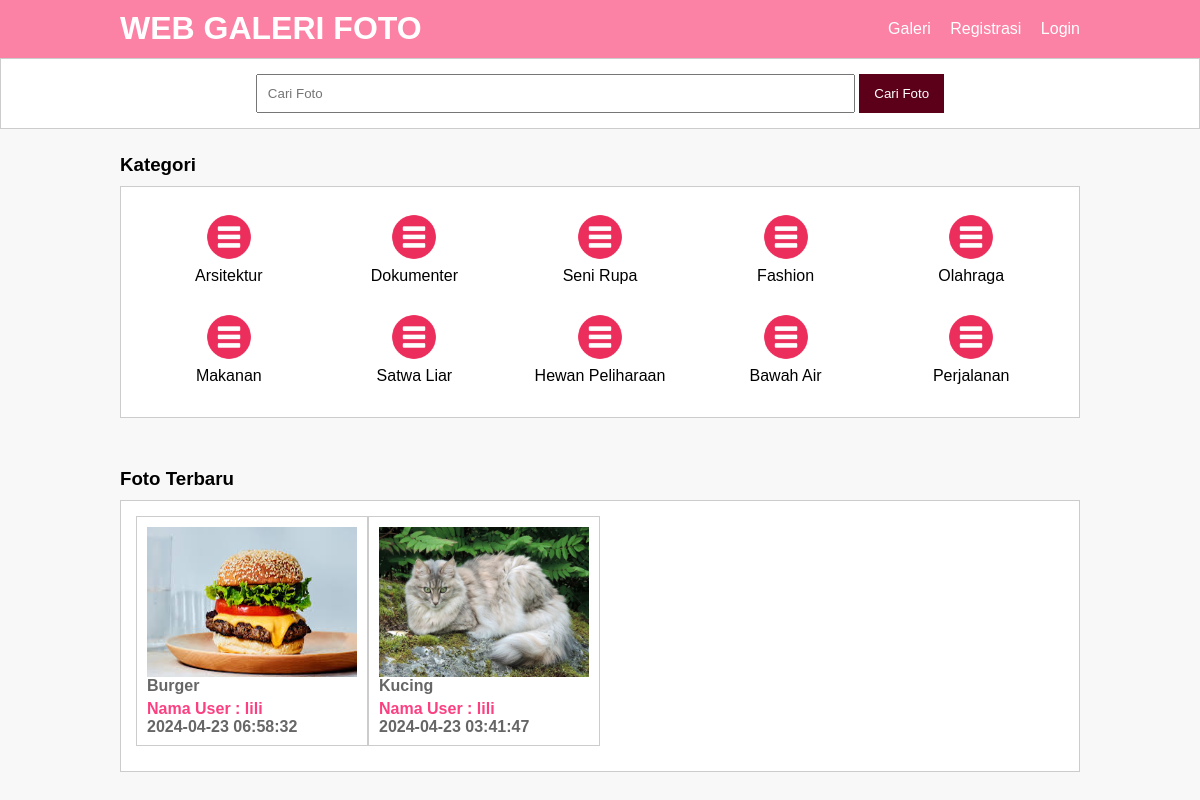
The page / on the database its author committed.
### tables this page shows
CREATE TABLE `tb_category` (
  `category_id` int(11) NOT NULL,
  `category_name` varchar(25) NOT NULL
);

CREATE TABLE `tb_image` (
  `image_id` int(11) NOT NULL,
  `category_id` int(11) NOT NULL,
  `category_name` varchar(100) NOT NULL,
  `admin_id` int(11) NOT NULL,
  `admin_name` varchar(100) NOT NULL,
  `image_name` varchar(100) NOT NULL,
  `image_description` text NOT NULL,
  `image` varchar(100) NOT NULL,
  `image_status` tinyint(1) NOT NULL,
  `date_created` timestamp NOT NULL DEFAULT current_timestamp() ON UPDATE current_timestamp()
);

### index.php (the view, shortened to what this page needs)
<?php
    include 'db.php';
?>
<!DOCTYPE html PUBLIC "-//W3C//DTD XHTML 1.0 Transitional//EN" "http://www.w3.org/TR/xhtml1/DTD/xhtml1-transitional.dtd">
<html xmlns="http://www.w3.org/1999/xhtml">
<head>
<link rel="stylesheet" type="text/css" href="css/style.css">
</head>
<body>
    <header>
        <div class="container">
        <h1><a href="index.php">WEB GALERI FOTO</a></h1>
        <ul>
            <li><a href="galeri.php">Galeri</a></li>
           <li><a href="registrasi.php">Registrasi</a></li>
           <li><a href="login.php">Login</a></li>
        </ul>
        </div>
    </header>
    <div class="search">
        <div class="container">
            <form action="galeri.php">
                <input type="text" name="search" placeholder="Cari Foto" />
                <input type="submit" name="cari" value="Cari Foto" />
            </form>
        </div>
    </div>
    <div class="section">
        <div class="container">
            <h3>Kategori</h3>
            <div class="box">
                <?php
                    $kategori = mysqli_query($conn, "SELECT * FROM tb_category ORDER BY category_id DESC");
					if(mysqli_num_rows($kategori) > 0){
						while($k = mysqli_fetch_array($kategori)){
				?>
                    <a href="galeri.php?kat=<?php echo $k['category_id'] ?>">
                        <div class="col-5">
                            <img src="img/icon-kategori.png" width="50px" style="margin-bottom:5px;" />
                        <p><?php echo $k['category_name'] ?></p>
                        </div>
                    </a>
                <?php }}else{ ?>
                     <p>Kategori tidak ada</p>
                <?php } ?>
            </div>
        </div>
    </div>
    <div class="container">
       <h3>Foto Terbaru</h3>
       <div class="box">
          <?php
              $foto = mysqli_query($conn, "SELECT * FROM tb_image WHERE image_status = 1 ORDER BY image_id DESC LIMIT 8");
			  if(mysqli_num_rows($foto) > 0){
				  while($p = mysqli_fetch_array($foto)){
		  ?>
          <a href="detail-image.php?id=<?php echo $p['image_id'] ?>">
          <div class="col-4">
              <img src="foto/<?php echo $p['image'] ?>" height="150px" />
              <p class="nama"><?php echo substr($p['image_name'], 0, 30)  ?></p>
              <p class="admin">Nama User : <?php echo $p['admin_name'] ?></p>
              <p class="nama"><?php echo $p['date_created']  ?></p>
          </div>
          </a>
          <?php }}else{ ?>
              <p>Foto tidak ada</p>
          <?php } ?>
       </div>
    </div>
</body>
</html>

### css/style.css (style rules this page uses)
* { padding:0; margin:0; font-family:'Quicksand', sans-serif; }
body { background-color:#f8f8f8; }
a { color: inherit; text-decoration:none; }
header { background-color: #fc82a5; color: #fff; }
header h1 { float:left; padding:10px 0; }
header ul { float:right; }
header ul li { display:inline-block; }
header ul li a { padding:20px 0 20px 15px; display: inline-block; }
.container { width: 80%; margin: 0 auto; }
.container:after { content:''; display: block; clear:both; }
.section { padding:25px 0; }
.box { background-color: #fff; border:1px solid #ccc; padding:15px; box-sizing: border-box; margin:10px 0 25px 0; }
.box:after { content: ''; display: block; clear: both; }
.search { padding:15px 0; background-color: #fff; border:1px solid #ccc; text-align: center; }
.search input[type=text] { width: 60%; padding:10px; }
.search input[type=submit] { padding:12px 15px; background-color: #5c001a; color: #fff; border:none; cursor:pointer; }
.col-5 { width:20%; height:100px; text-align: center; float: left; padding:10px; box-sizing: border-box; }
.col-4 { width:25%; height: 230px; border:1px solid #ccc; float: left; padding:10px; box-sizing: border-box; margin-bottom: 10px; }
.col-4 img { width: 100%; }
.col-4 .nama { font-weight: bold; color: #666; margin-bottom: 5px; }
.col-4 .admin { font-weight: bold; color: #FC3F81; }

### rows shown on the page
tb_category: category_name "Arsitektur"
tb_category: category_name "Dokumenter"
tb_category: category_name "Seni Rupa"
tb_category: category_name "Fashion"
tb_category: category_name "Olahraga"
tb_category: category_name "Makanan"
tb_category: category_name "Satwa Liar"
tb_category: category_name "Hewan Peliharaan"
tb_category: category_name "Bawah Air"
tb_category: category_name "Perjalanan"
tb_image: image (picture), image_name "Burger", admin_name "lili", date_created "2024-04-23 06:58:32"
tb_image: image (picture), image_name "Kucing", admin_name "lili", date_created "2024-04-23 03:41:47"
